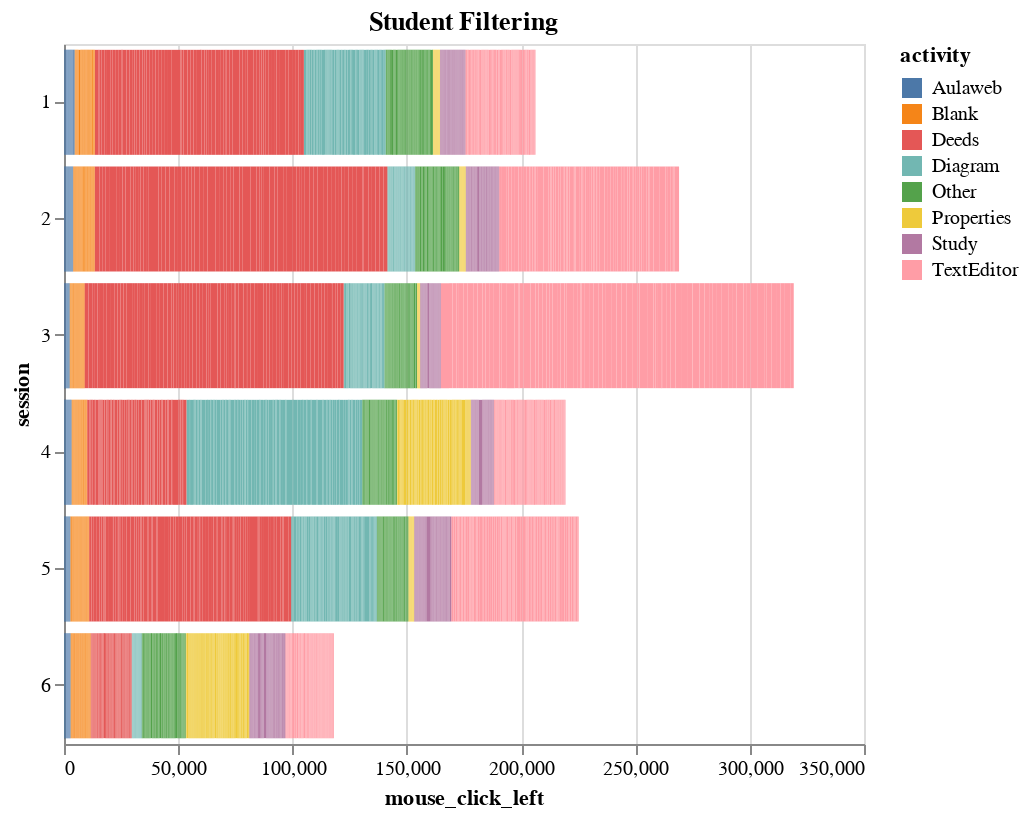

This figure's notebook cell:
### Code cell
# for each student:
# 1. their activity - log across sessions (line plots)
base = alt.Chart(log_session, width=400, height=350).mark_bar().encode(
x = 'mouse_click_left',
y = 'session:O',
color = 'activity'
).transform_calculate(student = 'datum.student_id')

student_slider = alt.binding_range(min=1, max=115, step=1)
slider_selection = alt.selection_single(bind=student_slider, fields=['student'], name="Student ID")

filter_student = base.add_selection(
    slider_selection
).transform_filter(
    slider_selection
).properties(title="Student Filtering")

filter_student

### Figure 1 — Vega-Lite specification as saved in the notebook (floating-point values rounded to 4 significant figures; data arrays with more than 128 entries replaced by an {"elided": "..."} marker saying what was removed)
{"config": {"view": {"continuousWidth": 400, "continuousHeight": 300}}, "data": {"name": "data-088a0a8dc6bf7aaabd98b102a240c82f"}, "mark": "bar", "encoding": {"color": {"type": "nominal", "field": "activity"}, "x": {"type": "quantitative", "field": "mouse_click_left"}, "y": {"type": "ordinal", "field": "session"}}, "height": 350, "selection": {"Student ID": {"type": "single", "bind": {"input": "range", "max": 115, "min": 1, "step": 1}, "fields": ["student"]}}, "title": "Student Filtering", "transform": [{"calculate": "datum.student_id", "as": "student"}, {"filter": {"selection": "Student ID"}}], "width": 400, "$schema": "https://vega.github.io/schema/vega-lite/v4.8.1.json", "datasets": {"data-088a0a8dc6bf7aaabd98b102a240c82f": {"elided": "4068 records"}}}
